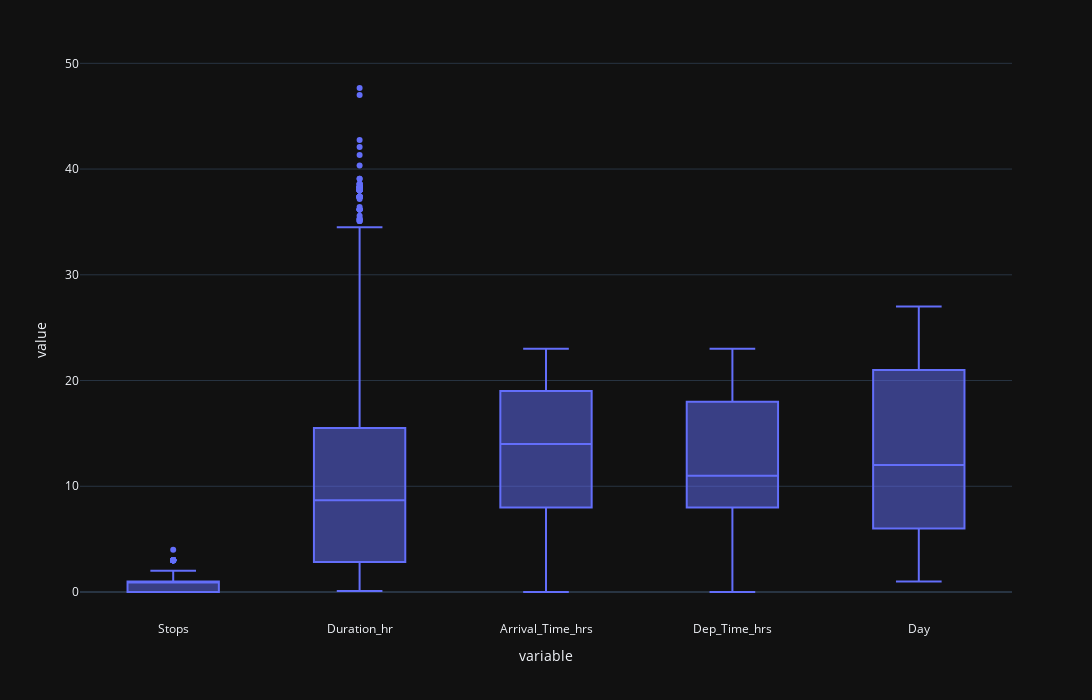

Notebook source saved alongside this figure:
### Code cell
fig=px.box(
    df_eda[numerical_cols],
    template="plotly_dark",
    width=1200, height=700,
    )
fig.show()

### Figure 1 — Plotly figure (JSON) as saved in the notebook; plotly's stock layout.template omitted (floating-point values rounded to 4 significant figures; data arrays with more than 128 entries replaced by an {"elided": "..."} marker saying what was removed)
{"data": [{"alignmentgroup": "True", "hovertemplate": "variable=%{x}<br>value=%{y}<extra></extra>", "legendgroup": "", "marker": {"color": "#636efa"}, "name": "", "notched": false, "offsetgroup": "", "orientation": "v", "showlegend": false, "type": "box", "x": {"elided": "53415 str values"}, "x0": " ", "xaxis": "x", "y": {"elided": "53415 float values"}, "y0": " ", "yaxis": "y"}], "layout": {"boxmode": "group", "height": 700, "legend": {"tracegroupgap": 0}, "margin": {"t": 60}, "width": 1200, "xaxis": {"anchor": "y", "domain": [0, 1], "title": {"text": "variable"}}, "yaxis": {"anchor": "x", "domain": [0, 1], "title": {"text": "value"}}}}
